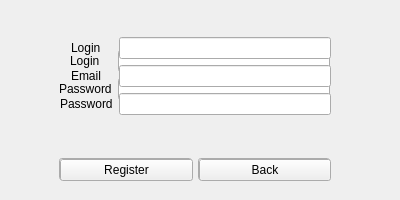
<?xml version="1.0" encoding="UTF-8"?>
<ui version="4.0">
 <class>WelcomeScreen</class>
 <widget class="QMainWindow" name="WelcomeScreen">
  <property name="geometry">
   <rect>
    <x>0</x>
    <y>0</y>
    <width>400</width>
    <height>200</height>
   </rect>
  </property>
  <property name="minimumSize">
   <size>
    <width>400</width>
    <height>200</height>
   </size>
  </property>
  <property name="maximumSize">
   <size>
    <width>400</width>
    <height>200</height>
   </size>
  </property>
  <property name="windowTitle">
   <string>MainWindow</string>
  </property>
  <widget class="QWidget" name="centralwidget">
   <widget class="QWidget" name="loginWidget" native="true">
    <property name="geometry">
     <rect>
      <x>-1</x>
      <y>-1</y>
      <width>401</width>
      <height>201</height>
     </rect>
    </property>
    <widget class="QWidget" name="formLayoutWidget">
     <property name="geometry">
      <rect>
       <x>60</x>
       <y>20</y>
       <width>271</width>
       <height>111</height>
      </rect>
     </property>
     <layout class="QFormLayout" name="loginLayout">
      <property name="labelAlignment">
       <set>Qt::AlignCenter</set>
      </property>
      <property name="formAlignment">
       <set>Qt::AlignCenter</set>
      </property>
      <item row="0" column="0">
       <widget class="QLabel" name="label">
        <property name="text">
         <string>Login</string>
        </property>
       </widget>
      </item>
      <item row="0" column="1">
       <widget class="QLineEdit" name="loginEdit"/>
      </item>
      <item row="1" column="0">
       <widget class="QLabel" name="label_2">
        <property name="text">
         <string>Password</string>
        </property>
       </widget>
      </item>
      <item row="1" column="1">
       <widget class="QLineEdit" name="passwordEdit">
        <property name="echoMode">
         <enum>QLineEdit::Password</enum>
        </property>
       </widget>
      </item>
     </layout>
    </widget>
    <widget class="QWidget" name="horizontalLayoutWidget">
     <property name="geometry">
      <rect>
       <x>60</x>
       <y>150</y>
       <width>271</width>
       <height>41</height>
      </rect>
     </property>
     <layout class="QHBoxLayout" name="loginHBoxLayout">
      <item>
       <widget class="QPushButton" name="loginButton">
        <property name="text">
         <string>Login</string>
        </property>
       </widget>
      </item>
      <item>
       <widget class="QPushButton" name="registerButton">
        <property name="text">
         <string>Register</string>
        </property>
       </widget>
      </item>
     </layout>
    </widget>
   </widget>
   <widget class="QWidget" name="registerWidget" native="true">
    <property name="geometry">
     <rect>
      <x>0</x>
      <y>0</y>
      <width>401</width>
      <height>201</height>
     </rect>
    </property>
    <widget class="QWidget" name="formLayoutWidget_2">
     <property name="geometry">
      <rect>
       <x>60</x>
       <y>10</y>
       <width>271</width>
       <height>131</height>
      </rect>
     </property>
     <layout class="QFormLayout" name="formLayout">
      <property name="labelAlignment">
       <set>Qt::AlignCenter</set>
      </property>
      <property name="formAlignment">
       <set>Qt::AlignCenter</set>
      </property>
      <item row="0" column="0">
       <widget class="QLabel" name="label_3">
        <property name="text">
         <string>Login</string>
        </property>
       </widget>
      </item>
      <item row="0" column="1">
       <widget class="QLineEdit" name="loginEdit_2"/>
      </item>
      <item row="1" column="0">
       <widget class="QLabel" name="label_4">
        <property name="text">
         <string>Email</string>
        </property>
       </widget>
      </item>
      <item row="1" column="1">
       <widget class="QLineEdit" name="emailEdit_2"/>
      </item>
      <item row="2" column="0">
       <widget class="QLabel" name="label_5">
        <property name="text">
         <string>Password</string>
        </property>
       </widget>
      </item>
      <item row="2" column="1">
       <widget class="QLineEdit" name="passwordEdit_2">
        <property name="echoMode">
         <enum>QLineEdit::Password</enum>
        </property>
       </widget>
      </item>
     </layout>
    </widget>
    <widget class="QWidget" name="horizontalLayoutWidget_2">
     <property name="geometry">
      <rect>
       <x>60</x>
       <y>150</y>
       <width>271</width>
       <height>41</height>
      </rect>
     </property>
     <layout class="QHBoxLayout" name="horizontalLayout">
      <item>
       <widget class="QPushButton" name="registerButton_2">
        <property name="text">
         <string>Register</string>
        </property>
       </widget>
      </item>
      <item>
       <widget class="QPushButton" name="backButton">
        <property name="text">
         <string>Back</string>
        </property>
       </widget>
      </item>
     </layout>
    </widget>
   </widget>
  </widget>
 </widget>
 <resources/>
 <connections/>
</ui>
